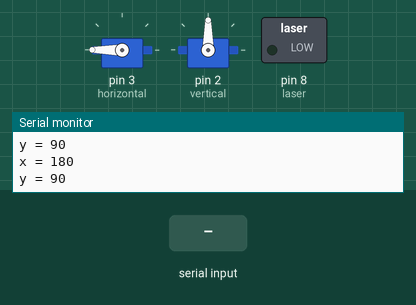
Bench run of a sketch on a simulated Arduino Uno, built with avr-gcc and run on an emulated ATmega328P. On the bench: 2 × servo, switched loads named in the sketch (green lamp = pin HIGH), the last lines printed to the serial monitor. The inputs (shaded band) are chosen by the test bench.

Above: at 1.2 s.
1.3 s: "U" received over Serial
At 2.3 s:
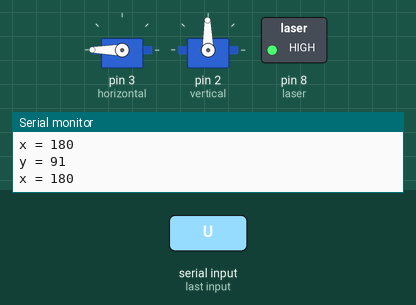
2.8 s: "L" received over Serial
At 3.5 s:
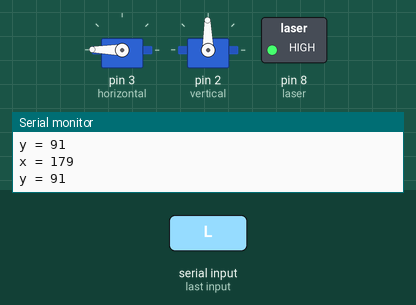
4.3 s: "S" received over Serial
At 4.8 s:
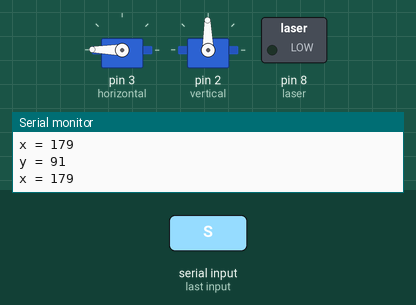
5.8 s: "R" received over Serial
At 6.6 s:
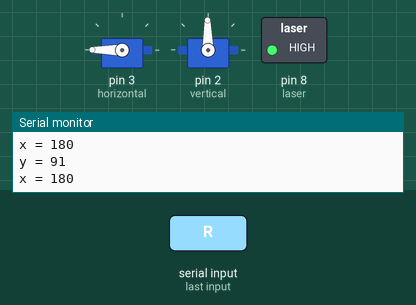
Timing chart, 0 to 8.3 s (numbered marks = the images above; inputs shaded):
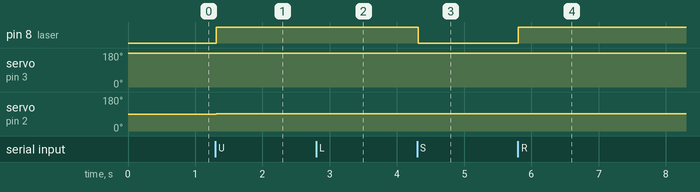

Measured:
- after the input at 1.3 s, pin 8 (laser): LOW → HIGH at once; servo on pin 2 (vertical): 90° → 91° at once
- after the input at 2.8 s, servo on pin 3 (horizontal): 180° → 179° at once
- after the input at 4.3 s, pin 8 (laser): HIGH → LOW at once
- after the input at 5.8 s, pin 8 (laser): LOW → HIGH at once; servo on pin 3 (horizontal): 179° → 180° at once

The sketch:

Balloon_interception.ino
```cpp
#include <Servo.h>
char input = ' '; //serial input is stored in this variable

Servo horizontal_servo;
Servo vertical_servo;

#define horizontal 3
#define vertical 2
#define laser 8

int x = 360 / 2;
int y = 180 / 2;

int servoVal;
bool laser_flag = false;

void setup() {
  Serial.begin(9600);

  horizontal_servo.attach(horizontal);
  vertical_servo.attach(vertical);

  horizontal_servo.write(x);
  vertical_servo.write(y);

  // Laser configuration
  pinMode(laser, OUTPUT);
  laser_flag = false;

}

void loop() {

  // debug
  Serial.print("x = ");
  Serial.println(x);

  Serial.print("y = ");
  Serial.println(y);

  if ( Serial.available() )
  {
    input = Serial.read();          // reads the data into a variable

    switch (input)
    {
      case 'U': // Motor Up
      {
        // Laser OFF
        laser_flag = false;

        if (y < 180){
         y += 1;                     // updates the value of the angle
         vertical_servo.write(y);    // adjusts the digital servo angle according to the input
        }
        break;
      }
      case 'D': // Motor Down
      {
        // Laser OFF
        laser_flag = false;

        if (y > 0){
         y -= 1;
         vertical_servo.write(y);
        }
        break;
      }
      case 'L': // Motor Left
      {
        // Laser OFF
        laser_flag = false;

        if (x > 0){
          x -= 1;
          horizontal_servo.write(x);
        }
        break;
      }
      case 'R': // Motor Right
      {
        // Laser OFF
        laser_flag = false;

        if (x < 360){
        x += 1;
        horizontal_servo.write(x);
        }
        break;
      }
      case 'S': // Laser ON
      {
        laser_flag = true;
        break;
      }
      case 'O': // Laser OFF
      {
        laser_flag = false;
        break;
      }
    }

  if (laser_flag == true)
  {
    digitalWrite(laser, LOW);
  }
  else digitalWrite(laser, HIGH);

  input = ' '; // Clear

  } // Close if Serial.available()
} // Close loop
```
